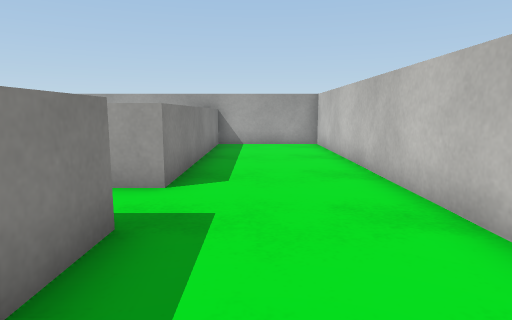
[1] (above)

23 first-person views from a walk through a Unity game level. The camera is 0.62 m above the floor, tilts 8° down and sees 75° across. The floor is counted in squares, 0.5 m on a side. Each view is taken from the middle of a square. On the plan, view 1 faces up. The plan holds only what a view shows up to about 14 squares ahead; the rest is blank. The player is left out. Surface patterns are stand-ins for the level's own textures.

[2]
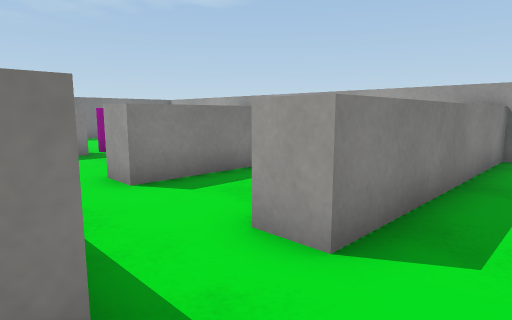

[3]
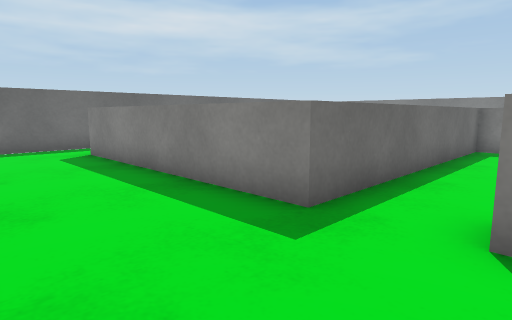

[4]
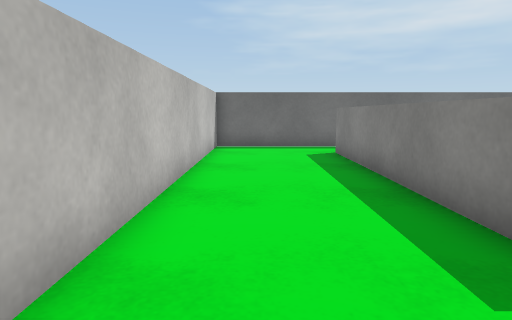

[5]
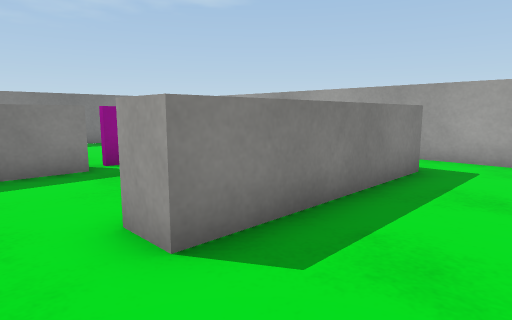

[6]
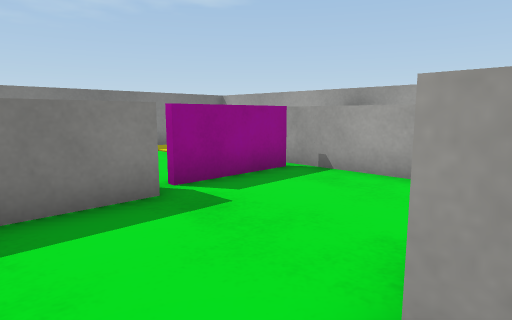

[7]
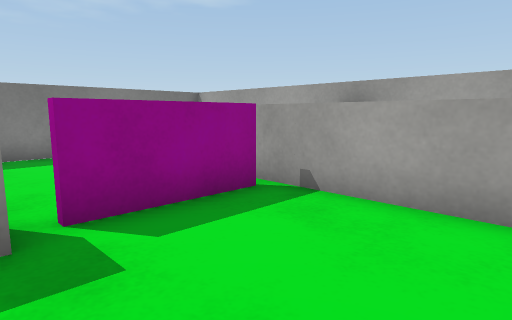

[8]
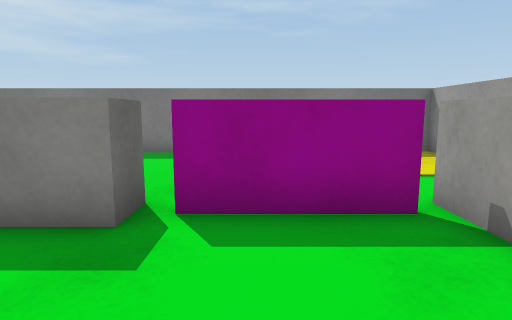

[9]
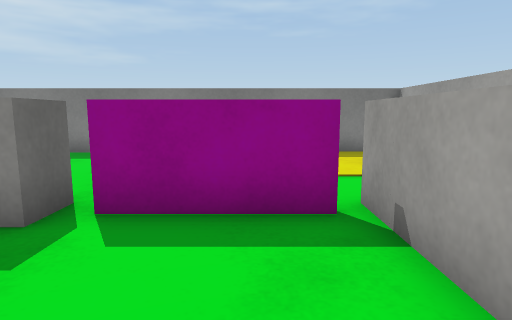

[10]
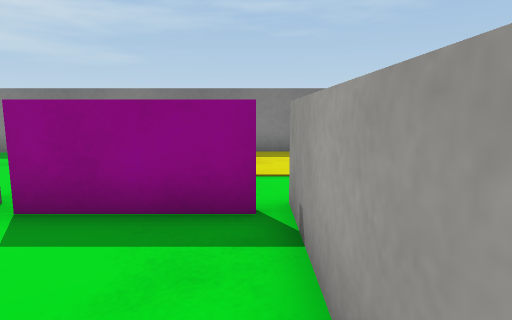

[11]
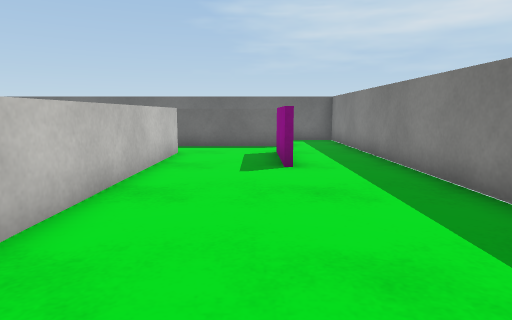

[12]
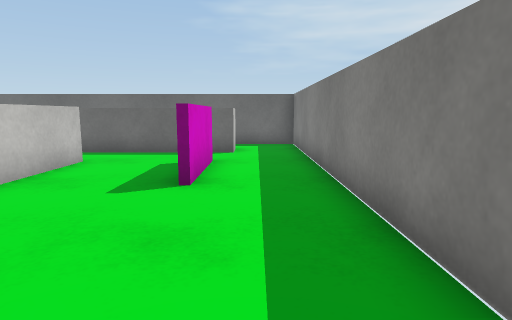

[13]
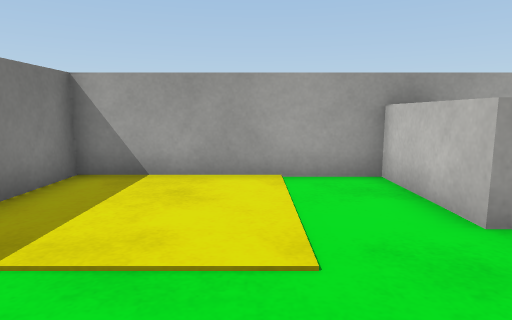

[14]
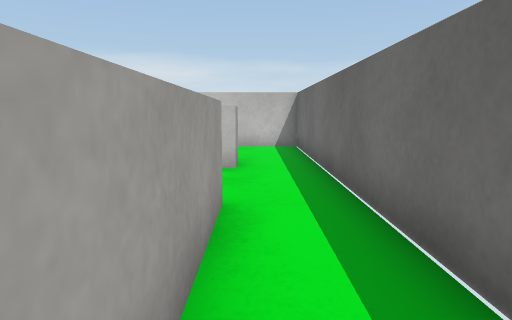

[15]
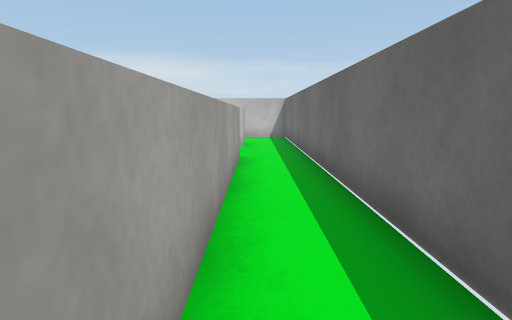

[16]
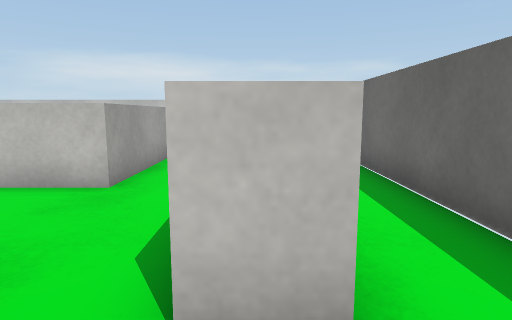

[17]
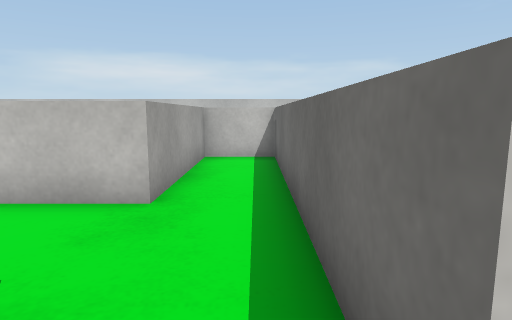

[18]
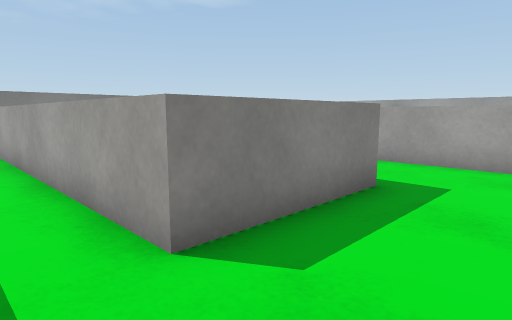

[19]
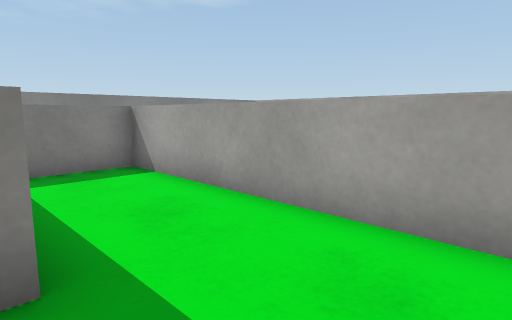

[20]
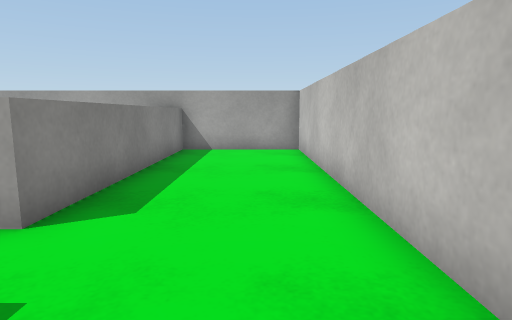

[21]
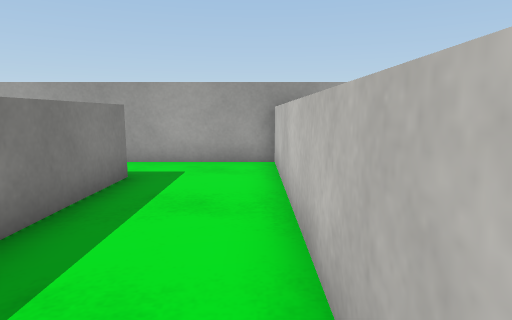

[22]
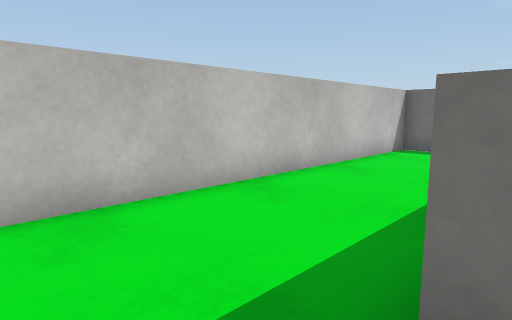

[23]
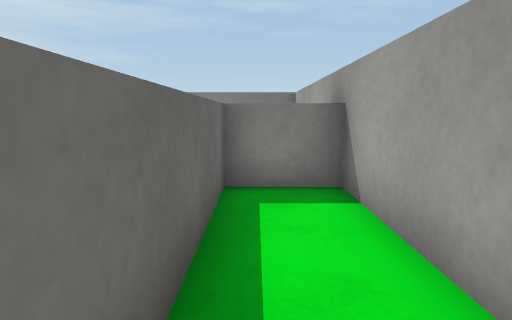

### Floor plan
Key: @ floor where view 1 was taken; # wall or solid block; x gap in a wall; . floor; ^ raised ledge; O other object.
Columns run from 18 left of view 1 to 3 right of it. Each row starts with its distance up from view 1.
 14 ######################
 13 #......O........^....#
 12 #......O........^....#
 11 #......O^^^^^...^....#
 10 #......x....^...^....#
  9 #......#....^...^....#
  8 #......#....^...^....#
  7 #......x....^...^....#
  6 #......^....^...^....#
  5 #......^.............#
  4 #......^.............#
  3 #......^^^^^^^^^^....#
  2 #......^........^....#
  1 #..#...^........^....#
  0 #..#...^....... ^.@..#
 -1 #..#...^^^^^^...^....#
 -2 #...........^...^....#
 -3 #...........^...^....#
 -4 #..^^^^^^^^^^...^....#
 -5 #....................#
 -6 #....................#
 -7 ######################

Positions as (right, up) in squares from view 1, and headings:
1: (0, 0), facing up
2: (0, 3), facing up-left
3: (2, 6), facing down-left
4: (1, 6), facing down
5: (-3, 4), facing up-left
6: (-6, 4), facing up-left
7: (-7, 6), facing up-left
8: (-7, 8), facing left
9: (-7, 9), facing left
10: (-7, 10), facing left
11: (-14, 9), facing down
12: (-16, 7), facing down
13: (-14, 7), facing up
14: (-10, -5), facing right
15: (-15, -5), facing right
16: (-17, -4), facing right
17: (-16, -3), facing right
18: (-3, -6), facing up-left
19: (-3, -1), facing up-left
20: (1, 2), facing up
21: (-3, 5), facing up
22: (-2, 5), facing down-right
23: (-5, 12), facing left
